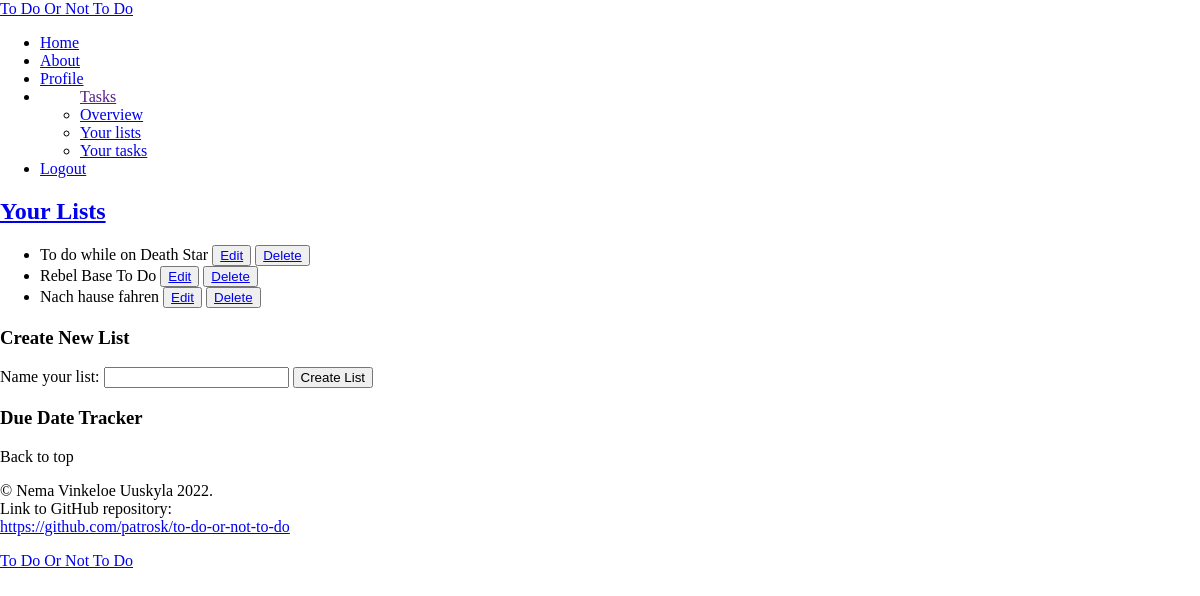
/lists.php (signed in), run on an earlier commit of the app's database.
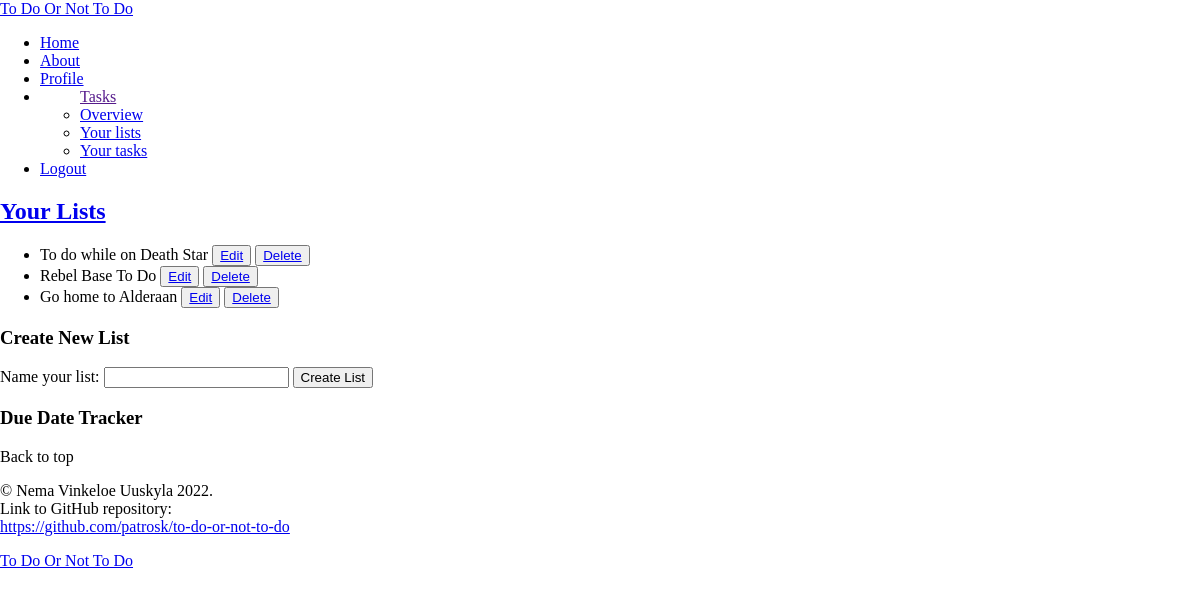
And on a later commit of the database.
### tables this page shows
CREATE TABLE lists (
	id INTEGER PRIMARY KEY AUTOINCREMENT,
	title VARCHAR,
	user_id VARCHAR,
	FOREIGN KEY (user_id) REFERENCES users(id)
);

### app/functions.php (called while the page is built, shortened)
<?php
function get_lists(object $database)
{
    $user_id = $_SESSION['user']['id'];
    $statement = $database->prepare("SELECT * FROM lists WHERE user_id = :id");
    $statement->bindParam(':id', $user_id, PDO::PARAM_INT);
    $statement->execute();
    $lists = $statement->fetchAll(PDO::FETCH_ASSOC);
    return $lists;
}

### lists.php (the view, shortened to what this page needs)
<?php
require __DIR__ . '/app/autoload.php';
require __DIR__ . '/views/header.php';
require __DIR__ . '/views/navigation.php'; ?>
<h2><a href="/lists.php">Your Lists</a></h2>
<ul>
    <?php
    $lists = get_lists($database);
    foreach ($lists as $list) : ?>
        <li>
            <?= $list['title'] ?>
            <button>
                <a href="/single_list.php?id=<?= $list['id']; ?>">Edit </a>
            </button>
            <button>
                <a href="/app/lists/delete.php?id=<?= $list['id']; ?>">Delete </a>
            </button>
        </li>
    <?php endforeach ?>
</ul>
<h3>Create New List</h3>
<form action="/app/lists/create.php" method="post">
    <label for="title">Name your list:</label>
    <input name="title" id="title" type="text">
    <button type="submit">Create List</button>
</form>
<h3>Due Date Tracker</h3>
<?php require __DIR__ . '/views/footer.php';

What changed in the data, as far as the page shows it:
changed lists: title "Nach hause fahren" → "Go home to Alderaan"
